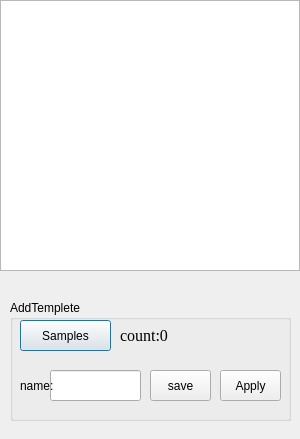
<?xml version="1.0" encoding="UTF-8"?>
<ui version="4.0">
 <class>TemplateManager</class>
 <widget class="QDialog" name="TemplateManager">
  <property name="geometry">
   <rect>
    <x>0</x>
    <y>0</y>
    <width>300</width>
    <height>439</height>
   </rect>
  </property>
  <property name="windowTitle">
   <string>TemplateManager</string>
  </property>
  <widget class="QGroupBox" name="groupBox">
   <property name="geometry">
    <rect>
     <x>10</x>
     <y>300</y>
     <width>281</width>
     <height>121</height>
    </rect>
   </property>
   <property name="title">
    <string>AddTemplete</string>
   </property>
   <widget class="QPushButton" name="pushButton_Samples">
    <property name="geometry">
     <rect>
      <x>10</x>
      <y>20</y>
      <width>91</width>
      <height>31</height>
     </rect>
    </property>
    <property name="text">
     <string>Samples</string>
    </property>
   </widget>
   <widget class="QLabel" name="label_count">
    <property name="geometry">
     <rect>
      <x>110</x>
      <y>25</y>
      <width>71</width>
      <height>21</height>
     </rect>
    </property>
    <property name="font">
     <font>
      <family>Times New Roman</family>
      <pointsize>12</pointsize>
     </font>
    </property>
    <property name="text">
     <string>count:0</string>
    </property>
   </widget>
   <widget class="QLineEdit" name="lineEdit_name">
    <property name="geometry">
     <rect>
      <x>40</x>
      <y>70</y>
      <width>91</width>
      <height>31</height>
     </rect>
    </property>
   </widget>
   <widget class="QPushButton" name="pushButton_save">
    <property name="geometry">
     <rect>
      <x>140</x>
      <y>70</y>
      <width>61</width>
      <height>31</height>
     </rect>
    </property>
    <property name="text">
     <string>save</string>
    </property>
   </widget>
   <widget class="QLabel" name="label_name">
    <property name="geometry">
     <rect>
      <x>10</x>
      <y>75</y>
      <width>41</width>
      <height>21</height>
     </rect>
    </property>
    <property name="text">
     <string>name:</string>
    </property>
   </widget>
   <widget class="QPushButton" name="pushButton_Apply">
    <property name="geometry">
     <rect>
      <x>210</x>
      <y>70</y>
      <width>61</width>
      <height>31</height>
     </rect>
    </property>
    <property name="text">
     <string>Apply</string>
    </property>
   </widget>
  </widget>
  <widget class="QListWidget" name="listWidget">
   <property name="geometry">
    <rect>
     <x>0</x>
     <y>0</y>
     <width>300</width>
     <height>271</height>
    </rect>
   </property>
  </widget>
 </widget>
 <layoutdefault spacing="6" margin="11"/>
 <resources/>
 <connections/>
</ui>
